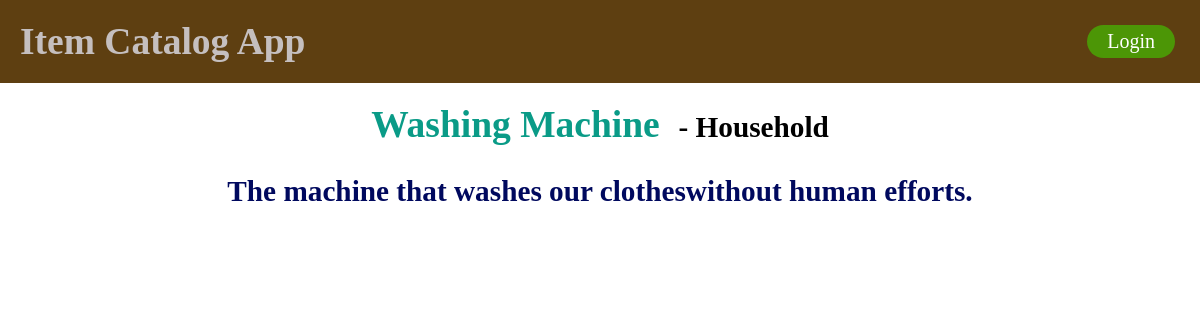
Screenshot of /catalog/2/3 with the database file from the repository.
### db_setup.py (models this page shows, shortened)
class Items(Base):
    __tablename__ = 'item'
    name = Column(String(80), nullable=False)
    id = Column(Integer, primary_key=True)
    description = Column(String(250))
    category_id = Column(Integer, ForeignKey('category.id'))
    Category = relationship(Category, single_parent=True)
    user_id = Column(Integer, ForeignKey('user.id'))
    user = relationship(Users)

class Category(Base):
    __tablename__ = 'category'
    id = Column(Integer, primary_key=True)
    name = Column(String(250), nullable=False)
    user_id = Column(Integer, ForeignKey('user.id'))
    user = relationship(Users)

### project.py (the view)
@app.route('/catalog/<int:category_id>/<int:item_id>')
def showItem(category_id, item_id):
    DBSession = sessionmaker(bind=engine)
    session = DBSession()
    category = session.query(Category).filter_by(id=category_id).one()
    item = session.query(Items).filter_by(id=item_id).one()
    if 'username' not in login_session or \
            item.user_id != login_session['user_id']:
        return render_template('public_item.html', category=category,
                               item=item)
    else:
        return render_template('item.html', category=category, item=item)

### templates/public_item.html (shortened to what this page needs)
<!DOCTYPE html>
<html>
{% include "header.html" %}
  <head>
    <link type=text/css rel=stylesheet href="{{url_for('static', filename='styles.css')}}">
  </head>
  <body>
<div class="item">
  <h2 style="color:rgb(10, 155, 135)" class="inline">{{item.name}}</h2>
  <h3 style="color:black" class="inline">- {{category.name}}</a></h3>
  <h3 style="color:rgb(0, 9, 94)"class="description">{{item.description}}</h3>
</div>
</body>
</html>

### static/styles.css (style rules this page uses)
body { font-size: 25px; margin: 0px; }
.inline { display: inline; }
.item { text-align: center; padding-top: 20px; }
.description { max-width: 80%; padding-left: 10%; }

### rows the page displays
Items: name "Washing Machine", description "The machine that washes our clotheswithout human efforts."
Category: name "Household"
